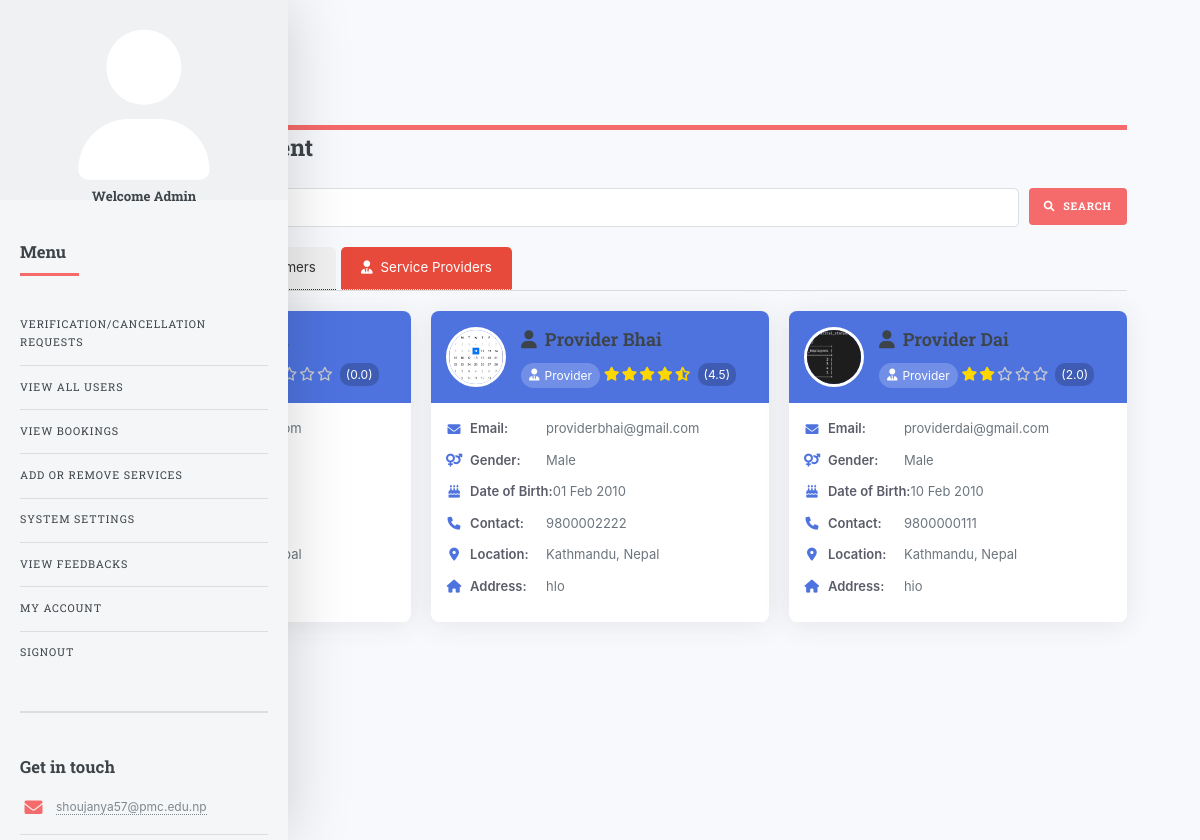
/all_users.php?type=providers (signed in), run on the app's committed database.
### tables this page shows
CREATE TABLE `provider` (
  `pid` int(11) NOT NULL,
  `fname` varchar(50) NOT NULL,
  `mname` varchar(50) DEFAULT NULL,
  `lname` varchar(50) NOT NULL,
  `dob` date DEFAULT NULL,
  `gender` enum('Male','Female','Other') DEFAULT 'Male',
  `country` varchar(50) DEFAULT NULL,
  `state` varchar(50) DEFAULT NULL,
  `city` varchar(50) DEFAULT NULL,
  `address` text DEFAULT NULL,
  `phnno` varchar(20) DEFAULT NULL,
  `email` varchar(100) NOT NULL,
  `photo` varchar(255) DEFAULT NULL,
  `average_rating` decimal(2,1) DEFAULT 0.0,
  `created_at` timestamp NOT NULL DEFAULT current_timestamp(),
  `password` varchar(255) NOT NULL,
  `wallet` decimal(10,2) NOT NULL DEFAULT 0.00,
  `rating_count` int(11) NOT NULL DEFAULT 0
);

### all_users.php (the view, shortened to what this page needs)
<?php
$con = mysqli_connect("localhost", "root", "", "homeservice");
$active_tab = isset($_GET['type']) ? $_GET['type'] : 'all';
function generateStarRating($rating) {
    $stars = '';
    $fullStars = floor($rating);
    $hasHalfStar = ($rating - $fullStars) >= 0.5;
    for ($i = 0; $i < $fullStars; $i++) {
        $stars .= '<i class="fas fa-star"></i>';
    }
    if ($hasHalfStar) {
        $stars .= '<i class="fas fa-star-half-alt"></i>';
        $fullStars++;
    }
    for ($i = $fullStars; $i < 5; $i++) {
        $stars .= '<i class="far fa-star"></i>';
    }
    return '<div class="star-rating">' . $stars . '<span class="rating-value">(' . number_format($rating, 1) . ')</span></div>';
}
function fetchUsers($con, $type) {
    $users = [];
    if ($type == 'all' || $type == 'providers') {
        $query = "SELECT pid as id, fname, mname, lname, dob, gender, email, photo, phnno,
                 country, state, city, address, average_rating, 'provider' as type
                 FROM provider";
        $result = mysqli_query($con, $query);
        while ($row = mysqli_fetch_assoc($result)) {
            $users[] = $row;
        }
    }
    return $users;
}
$users = fetchUsers($con, $active_tab);
?>
<!DOCTYPE html>
<html lang="en">
<head>
    <link rel="stylesheet" href="assets/css/main.css" />
    <link rel="stylesheet" href="https://cdnjs.cloudflare.com/ajax/libs/font-awesome/6.0.0/css/all.min.css" />
</head>
<body>
    <div id="wrapper">
        <div id="main">
            <div class="inner">
                <header id="header">
                    <a href="view_arequest.php" class="logo"><strong>Ghar</strong>Sewa</a>
                </header>
                <header class="main">
                    <h2><i class="fas fa-users-cog"></i> User Management</h2>
                </header>
                <div class="search-container">
                    <input type="text" class="search-input" placeholder="Search users..." id="searchInput">
                    <button class="search-button primary" id="searchButton">
                        <i class="fas fa-search"></i> Search
                    </button>
                </div>
                <div class="user-type-tabs">
                    <a href="?type=all" class="tab <?= $active_tab == 'all' ? 'active' : '' ?>">
                    </a>
                    <a href="?type=consumers" class="tab <?= $active_tab == 'consumers' ? 'active' : '' ?>">
                    </a>
                    <a href="?type=providers" class="tab <?= $active_tab == 'providers' ? 'active' : '' ?>">
                        <i class="fas fa-user-tie"></i> Service Providers
                    </a>
                </div>
                <div class="users-container" id="usersContainer">
                    <?php if (count($users) > 0): ?>
                        <?php foreach ($users as $user): ?>
                            <div class="user-card" data-type="<?= htmlspecialchars($user['type']) ?>">
                                <div class="user-header">
                                    <img src="<?= htmlspecialchars($user['photo'] ? 'uploads/' . $user['photo'] : 'https://via.placeholder.com/60') ?>"
                                         alt="User Avatar" class="user-avatar"
                                         onclick="openImageModal('<?= htmlspecialchars($user['photo'] ? 'uploads/' . $user['photo'] : 'https://via.placeholder.com/150') ?>')">
                                    <div>
                                        <h3 class="user-name">
                                            <i class="fas fa-user"></i>
                                            <?= htmlspecialchars($user['fname'] . ' ' . $user['mname'] . ' ' . $user['lname']) ?>
                                        </h3>
                                        <span class="user-type">
                                            <i class="<?= $user['type'] == 'consumer' ? 'fas fa-user-tag' : 'fas fa-user-tie' ?>"></i>
                                            <?= ucfirst($user['type']) ?>
                                        </span>
                                        <?php if ($user['type'] == 'provider' && $user['average_rating'] !== null): ?>
                                            <div class="star-rating">
                                                <?= generateStarRating($user['average_rating']) ?>
                                            </div>
                                        <?php endif; ?>
                                    </div>
                                </div>
                                <div class="user-details">
                                    <div class="detail-row">
                                        <span class="detail-label">
                                            <i class="fas fa-envelope"></i> Email:
                                        </span>
                                        <span class="detail-value"><?= htmlspecialchars($user['email']) ?></span>
                                    </div>
                                    <div class="detail-row">
                                        <span class="detail-label">
                                            <i class="fas fa-venus-mars"></i> Gender:
                                        </span>
                                        <span class="detail-value"><?= htmlspecialchars($user['gender']) ?></span>
                                    </div>
                                    <div class="detail-row">
                                        <span class="detail-label">
                                            <i class="fas fa-birthday-cake"></i> Date of Birth:
                                        </span>
                                        <span class="detail-value"><?= date('d M Y', strtotime($user['dob'])) ?></span>
                                    </div>
                                    <div class="detail-row">
                                        <span class="detail-label">
                                            <i class="fas fa-phone"></i> Contact:
                                        </span>
                                        <span class="detail-value"><?= htmlspecialchars($user['phnno']) ?></span>
                                    </div>
                                    <div class="detail-row">
                                        <span class="detail-label">
                                            <i class="fas fa-map-marker-alt"></i> Location:
                                        </span>
                                        <span class="detail-value"><?= htmlspecialchars($user['city'] . ', ' . $user['country']) ?></span>
                                    </div>
                                    <div class="detail-row">
                                        <span class="detail-label">
                                            <i class="fas fa-home"></i> Address:
                                        </span>
                                        <span class="detail-value"><?= htmlspecialchars($user['address']) ?></span>
                                    </div>
                                </div>
                            </div>
                        <?php endforeach; ?>
                    <?php endif; ?>
                </div>
            </div>
        </div>
        <div id="sidebar">
            <div class="inner">
                <?php include "amenu.php"; ?>
            </div>
        </div>
    </div>
</body>
</html>

### all_users.php (style rules this page uses)
:root { --primary-color: #4e73df; --success-color: #1cc88a; --danger-color: #e74a3b; --warning-color: #f6c23e; --info-color: #36b9cc; --dark-color: #5a5c69; --light-color: #f8f9fc; }
body { font-family: 'Nunito', -apple-system, BlinkMacSystemFont, 'Segoe UI', Roboto, 'Helvetica Neue', Arial, sans-serif; background-color: #f8f9fc; margin: 0; padding: 20px; }
.user-type-tabs { display: flex; margin-bottom: 20px; border-bottom: 1px solid #ddd; }
.tab { padding: 10px 20px; cursor: pointer; background: #f1f1f1; margin-right: 5px; border-radius: 5px 5px 0 0; text-decoration: none; color: #333; display: flex; align-items: center; }
.tab i { margin-right: 8px; }
.tab.active { background: #e74a3b; color: white; }
.search-container { margin-bottom: 20px; display: flex; }
.search-input { padding: 10px 15px; border: 1px solid #ddd; border-radius: 4px; width: 300px; font-size: 14px; }
.search-button { padding: 10px 15px; background: var(--primary-color); color: white; border: none; border-radius: 4px; margin-left: 10px; cursor: pointer; display: inline-flex; align-items: center; }
.search-button i { margin-right: 8px; }
.users-container { display: grid; grid-template-columns: repeat(auto-fill, minmax(300px, 1fr)); gap: 20px; }
.user-card { background: white; border-radius: 8px; box-shadow: 0 0.15rem 1.75rem 0 rgba(58, 59, 69, 0.1); overflow: hidden; transition: all 0.3s ease; }
.user-header { background: var(--primary-color); color: white; padding: 15px; display: flex; align-items: center; }
.user-avatar { width: 60px; height: 60px; border-radius: 50%; object-fit: cover; border: 3px solid white; margin-right: 15px; cursor: pointer; transition: transform 0.3s ease; }
.user-name { font-size: 18px; font-weight: 600; margin: 0; display: flex; align-items: center; }
.user-name i { margin-right: 8px; }
.user-type { font-size: 12px; background: rgba(255, 255, 255, 0.2); padding: 3px 8px; border-radius: 20px; margin-top: 5px; text-transform: capitalize; display: inline-flex; align-items: center; }
.user-type i { margin-right: 5px; }
.user-details { padding: 15px; }
.detail-row { display: flex; margin-bottom: 10px; }
.detail-label { font-weight: 600; color: var(--dark-color); min-width: 100px; font-size: 13px; display: flex; align-items: center; }
.detail-label i { margin-right: 8px; width: 16px; text-align: center; color: var(--primary-color); }
.detail-value { color: #6c757d; font-size: 13px; }
.star-rating { display: inline-flex; align-items: center; margin-top: 5px; }
.star-rating i { color: #FFD700; font-size: 14px; margin-right: 2px; }
.star-rating .far { color: #ccc; }
.rating-value { font-size: 12px; margin-left: 5px; color: #fff; background: rgba(0,0,0,0.2); padding: 2px 6px; border-radius: 10px; }

### data on the page
provider: average_rating "0.0"
provider: photo (picture), fname+mname+lname "Provider Bhai", type "Provider", average_rating "4.5", email "providerbhai@gmail.com", gender "Male", dob "01 Feb 2010", phnno "9800002222", city+country "Kathmandu, Nepal", address "hlo"
provider: photo (picture), fname+mname+lname "Provider Dai", type "Provider", average_rating "2.0", email "providerdai@gmail.com", gender "Male", dob "10 Feb 2010", phnno "9800000111", city+country "Kathmandu, Nepal", address "hio"
